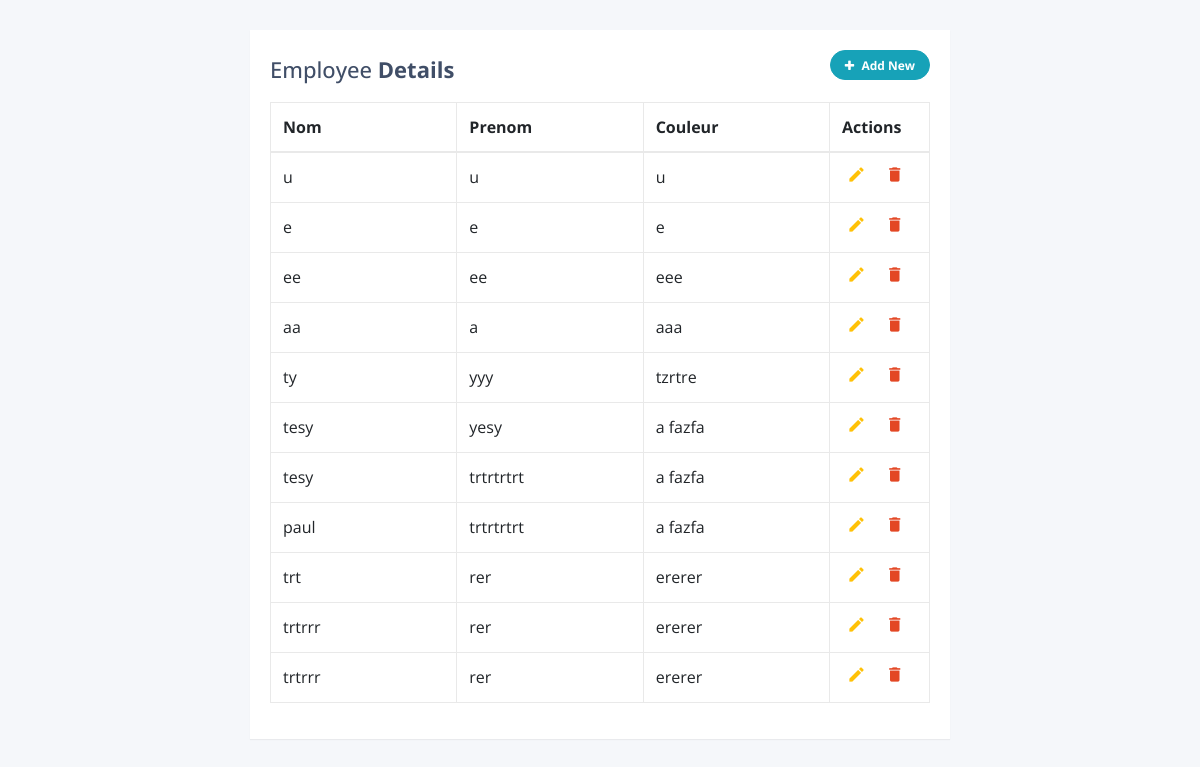
/Hopital/ZoneTest/Tableau.php, run on an earlier commit of the app's database.
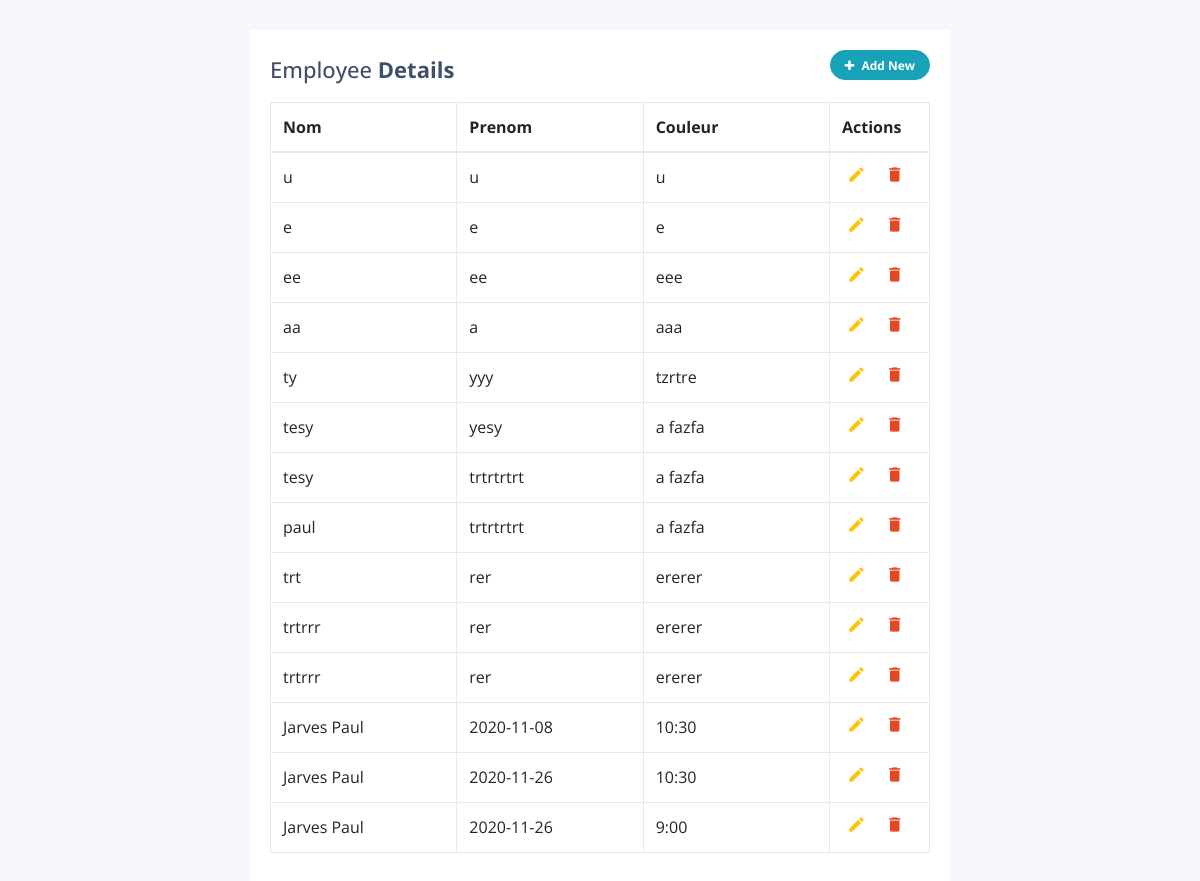
And on a later commit of the database.
### tables this page shows
CREATE TABLE IF NOT EXISTS `tableau` (
  `id` int(11) NOT NULL AUTO_INCREMENT,
  `nom` varchar(30) NOT NULL,
  `prenom` varchar(30) NOT NULL,
  `couleur` varchar(30) NOT NULL,
  PRIMARY KEY (`id`)
);

### Hopital/ZoneTest/Tableau.php (the view, shortened to what this page needs)
<!DOCTYPE html>
<html lang="en">
<head>
<link rel="stylesheet" href="https://stackpath.bootstrapcdn.com/bootstrap/4.5.0/css/bootstrap.min.css">
<link rel="stylesheet" href="https://maxcdn.bootstrapcdn.com/font-awesome/4.7.0/css/font-awesome.min.css">
</head>
<body>
<div class="container-lg">
    <div class="table-responsive">
        <div class="table-wrapper">
            <div class="table-title">
                <div class="row">
                    <div class="col-sm-8"><h2>Employee <b>Details</b></h2></div>
                    <div class="col-sm-4">
                        <button type="button" class="btn btn-info add-new"><i class="fa fa-plus"></i> Add New</button>
                    </div>
                </div>
            </div>
            <table class="table table-bordered">
                <thead>
                    <tr>
                        <th>Nom</th>
                        <th>Prenom</th>
                        <th>Couleur</th>
                        <th>Actions</th>
                    </tr>
                </thead>
                <tbody>
                <?php
							try
							{
							$bdd= new PDO('mysql:host=localhost;dbname=hopitalphp;charset=utf8','root','');
							}
							catch(Exception $e)
							{
							  die('Erreur:'.$e->getMessage());
							}
							$req = $bdd->query("SELECT * FROM tableau");
							$data=$req->fetchall();
							if(isset($data))
							{
							foreach ($data as $value) {
							echo
                                '<tr>
                                <td>'.$value['nom'].'</td>
                                <td>'.$value['prenom'].'</td>
                                <td>'.$value['couleur'].'</td>
                                <td>
                                     <a class="add" title="Add" data-toggle="tooltip"><i class="material-icons">&#xE03B;</i></a>
                                     <a class="edit" title="Edit" data-toggle="tooltip"><i class="material-icons">&#xE254;</i></a>
                                     <a class="delete" title="Delete" data-toggle="tooltip"><i class="material-icons">&#xE872;</i></a>
                                </td>
                                </tr>';
							}
							}else {
								echo "pas de rdv";
							}
				?>
                </tbody>
            </table>
        </div>
    </div>
</div>
</body>
</html>

What changed in the data, as far as the page shows it:
added tableau: nom "Jarves Paul", prenom "2020-11-08", couleur "10:30"
added tableau: nom "Jarves Paul", prenom "2020-11-26", couleur "10:30"
added tableau: nom "Jarves Paul", prenom "2020-11-26", couleur "9:00"
